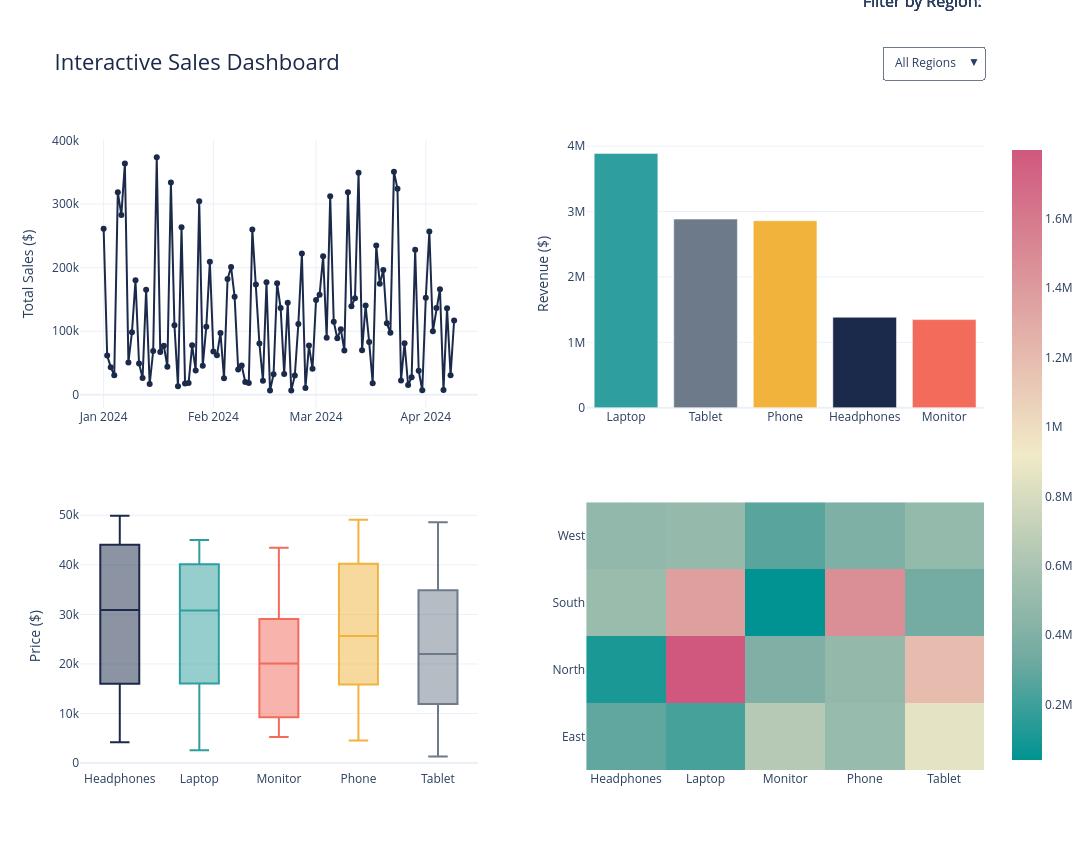

Notebook code cell kept with this figure:
### Markdown cell above
## Day 6 — Dashboard Integration
Combine everything into one interactive Plotly dashboard with a Region dropdown filter. This mirrors what `dashboard.py` builds and saves as `dashboard.html`.

### Code cell
import dashboard as dash_module

# Re-use the same data-prep + chart-building functions from dashboard.py
df2 = dash_module.load_data("sales_data.csv")
fig = dash_module.build_interactive_dashboard(df2, out_html="dashboard.html")
fig.show()
